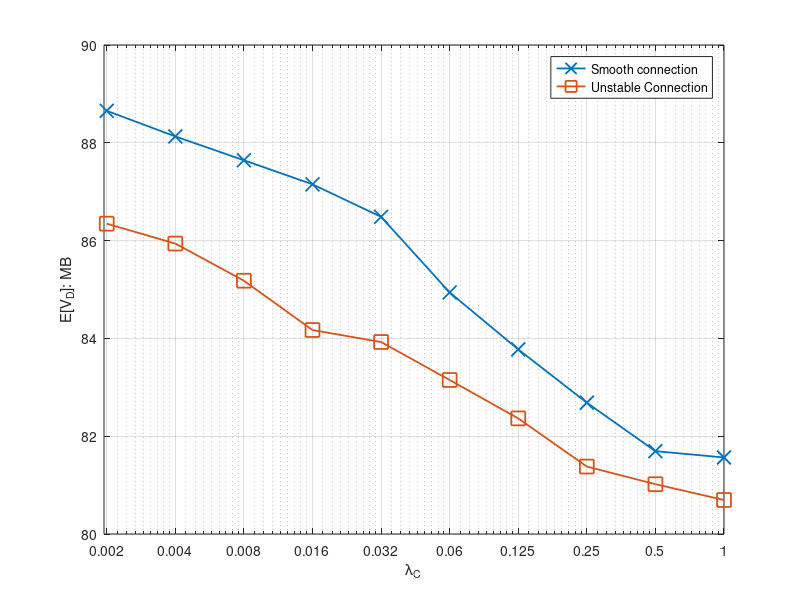

The MATLAB source for this figure:
%% File size
%N=10000
%x_label =[0	1	2	3	4	5	6	7	8	9	10	11	12	13	14	15	16	17	18	20	21	22	23	24	26]
%N=50000
%x_label =[0	1	2	3	4	5	6	7	8	9	10	11	12	13	14	15	16	17	18	19	20	21	22	23	24	26	27	29]
%N=100000
%x_label =[0.5	1	1.5	2	2.5	3	3.5	4	4.5	5	5.5	6	6.5	7	7.5	8	8.5	9	9.5	10]

x_label =[0.001953125	0.00390625	0.0078125	0.015625	0.03125	0.0625	0.125	0.25	0.5	1]


%% for DeadlinMissRatio

%Miss ratio
%y_11 = [0.2117	0.2157	0.2283	0.2412	0.2558	0.2893	0.3072	0.3267	0.3421	0.3458]
%y_12 = [0.2499	0.2573	0.268	0.2877	0.2985	0.3153	0.3306	0.3482	0.3566	0.3589]


%E[V_O]
%y_11 = [68.288336	61.210784	52.499983	42.126866	31.953679	23.00119	15.22568	9.150613	5.069689	2.719725]
%y_12 = [41.786827	37.808184	32.987701	27.002304	20.314858	13.733418	8.358703	4.75578	2.531041	1.29823]

%E[V_D]
y_11 = [88.654297	88.130108	87.642957	87.151298	86.486465	84.94031	83.775252	82.685557	81.693777	81.56527]
y_12 = [86.346055	85.939553	85.179676	84.171303	83.925608	83.149592	82.364369	81.379259	81.018358	80.695443]


i = i+1;
figure(i)

semilogx(x_label,y_11,'-x', 'MarkerSize',10, 'LineWidth',1.3)
hold on
semilogx(x_label,y_12,'-s', 'MarkerSize',10, 'LineWidth',1.3)
hold on
%plot(x_label,y_21,'-+', 'MarkerSize',10, 'LineWidth',1.3)
%hold on
%plot(x_label,y_22,'-^', 'MarkerSize',10, 'LineWidth',1.3)
%hold on
%plot(x_label,y_31,'-d', 'MarkerSize',10, 'LineWidth',1.3)
%hold on
%plot(x_label,y_32,'-o', 'MarkerSize',10, 'LineWidth',1.3)
%hold on

%ylabel('P_{miss}')
%ylabel('E[V_O]: MB')
ylabel('E[V_D]: MB')
%xlabel('E[t_0]:')
xlabel('\lambda_C')


%xticklabels({'62.5','125','250','500','1000','2000','4000','8000'});
%xticklabels({'10','20','40','80','160','320','640','1280'});
%xticklabels({'50','100','150','200','250','300','350','400'});
%xticklabels({'1',	'0.5',	'0.2',	'0.1',	'0.05',	'0.025',	'0.016666667',	'0.008333333',	'0.006666667',	'0.003333333',	'0.001666667'	,'0.000833333',	'0.000416667'});
xticklabels({'0.002',	'0.004',	'0.008',	'0.016'	,'0.032'	,'0.06',	'0.125',	'0.25',	'0.5',	'1'});


												
xlim([0.0019, 1]);

%xticklabels({'0',	'1',	'2',	'3',	'4','5',	'6',	'7',	'8',	'9',	'10',	'11',	'12',	'13',	'14',	'15',	'16',	'17'	,'18'	,'20'	,'21'	,'22',	'23',	'24',	'26'});
set(gca, 'XTick', x_label);
%set(gca,'xticklabel',num2str(get(gca,'XTick')','%.4f'))
%legend({'F=200','F=500','F=1000'},'NumColumns',1);
legend({'Smooth connection','Unstable Connection'},'NumColumns',1);

hold off;
grid on;
